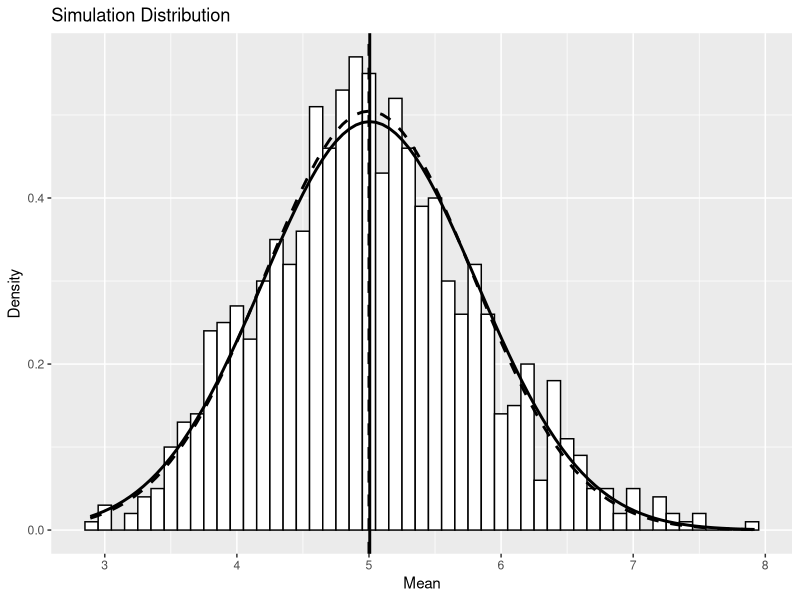

Reproduce this figure in R.
## ---- chunk 1
knitr::opts_chunk$set(echo = TRUE)
## ---- chunk 2
library(ggplot2) 

set.seed(63456)                     #Set Seed to allow reproducibility
lambda                 <- 0.2       #Set lambda to 0.2
number.simulations     <- 1000      #Number of simulations
number.exponentials    <- 40        #Number of Samples

## Creates a 40x1000 matrix of the simulation
simulation <-
  replicate(number.simulations, rexp(number.exponentials, lambda))
## ---- chunk 3
theoretical.sd <- (1/lambda)*(1/sqrt(number.exponentials))
## ---- chunk 4
theoretical.mean <- 1/lambda  
## ---- chunk 5
theoretical.var <- theoretical.sd^2
## ---- chunk 6
simulation.mean <- apply(simulation,2,mean)
sample.mean <- mean(simulation.mean) 
sample.sd <- sd(simulation.mean)
sample.var <- var(simulation.mean)
## ---- chunk 7
df.simulation.mean <- data.frame(simulation.mean)

plot <- ggplot(data = df.simulation.mean, aes(x = simulation.mean))
plot <- plot +
  geom_histogram(
    binwidth = 0.1,
    fill = "white",
    color = "black",
    aes(y = ..density..)
  ) +
  labs(title = "Simulation Distribution", x = "Mean", y = "Density") +
  geom_vline(xintercept = sample.mean,
             size = 1.0,
             color = "black") +
  geom_vline(
    xintercept = theoretical.mean,
    size = 1.0,
    color = "black",
    linetype = 2
  ) +
  stat_function(
    fun = dnorm,
    args = list(mean = sample.mean, sample.sd),
    color = "black",
    size = 1.0
  ) +
  stat_function(
    fun = dnorm,
    args = list(mean = theoretical.mean, theoretical.sd),
    color = "black",
    size = 1.0,
    linetype = 2
  )

print(plot)
